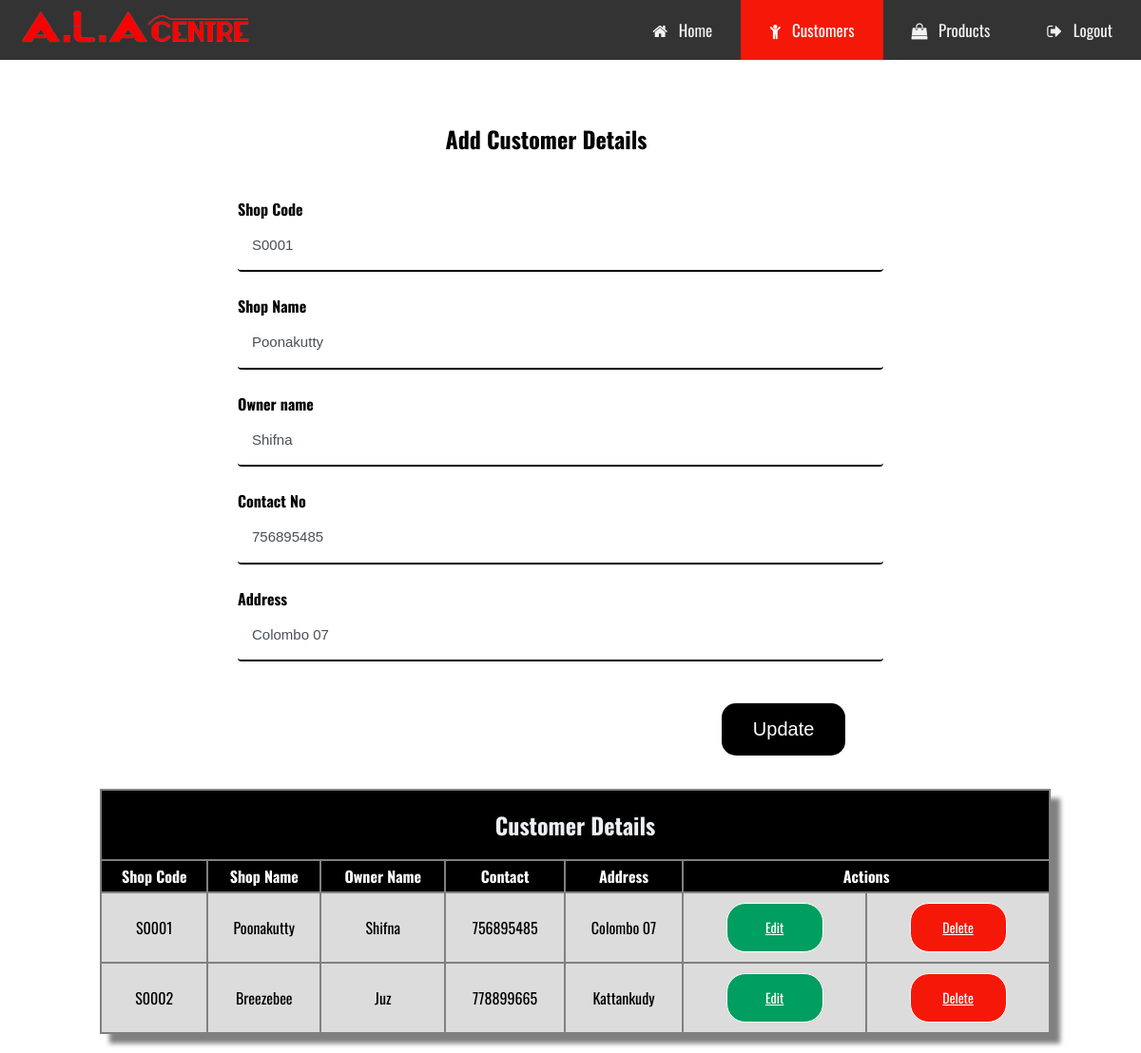
Page /customer.php?edit=S0001 on the committed database.
### tables this page shows
CREATE TABLE `customers` (
  `shop_code` varchar(5) NOT NULL,
  `shop_name` varchar(40) NOT NULL,
  `owner` varchar(40) NOT NULL,
  `contact` int(40) NOT NULL,
  `address` varchar(40) NOT NULL
);

### customer_process.php (called while the page is built, shortened)
<?php
    $db = mysqli_connect('localhost','root','','ala_center');
    $results = mysqli_query($db, "SELECT * FROM customers");
?>

### customer.php (the view, shortened to what this page needs)
<?php
include('customer_process.php');
if (isset($_GET['edit'])) {
    $shop_code = $_GET['edit'];
    $edit_state = true;
    $rec = mysqli_query($db, "SELECT * FROM customers WHERE shop_code='$shop_code'");
        $record = mysqli_fetch_array($rec);
        $shop_code = $record['shop_code'];
        $shop_name = $record['shop_name'];
        $owner = $record['owner'];
        $contact = $record['contact'];
        $address = $record['address'];
    }
?>
<!DOCTYPE html>
<html>
<head>
    <link rel="stylesheet" href="https://cdnjs.cloudflare.com/ajax/libs/font-awesome/4.7.0/css/font-awesome.min.css">
    <link rel="stylesheet" href="style/style.css">
    <link rel="stylesheet" href="style/form.css">
    <link rel="stylesheet" href="style/tablestyle.css">
</head>
<body>
    <div class="topnav" id="myTopnav">
        <img src="img/logo3.png" style="height:50px; float:left; position:relative; left:20px; top:5px;">
        <a href="logout.php"><i class="fa fa-sign-out" aria-hidden="true"></i> &#8287 Logout</a>
        <a href="product.php"><i class="fa fa-shopping-bag" aria-hidden="true"></i> &#8287 Products</a>
        <a href="customer.php" class="active"><i class="fa fa-child" aria-hidden="true"></i> &#8287 Customers</a>
        <a href="home.php"><i class="fa fa-home" aria-hidden="true"></i> &#8287 Home</a>
    </div>
    <div class="container">
    <div class="main">
        <div class="content">
        <form class="form" action="customer_process.php" method="POST" style="position:relative; top:15px; ">
            <h2 style="text-transform: capitalize; color:black;">Add Customer Details</h2><br>
            <div class="form-group">
                <label>Shop Code</label>
                <input class="form-control" type="text" name="shop_code" size="50" value="<?php echo $shop_code; ?>" required><br>
                <label>Shop Name</label>
                <input class="form-control" type="text" name="shop_name" size="50" value="<?php echo $shop_name; ?>"  required><br>
                <label>Owner name</label>
                <input class="form-control" type="text" name="owner" size="50" value="<?php echo $owner; ?>" required><br>
                <label>Contact No</label>
                <input class="form-control" type="text" name="contact" size="50" value="<?php echo $contact; ?>" required><br>
                <label>Address</label>
                <input class="form-control" type="text" name="address" size="50" value="<?php echo $address; ?>" required><br>
            </div>
            <?php if ($edit_state == false): ?>
            <button class="button" type="submit" name='save' value="Save">Save</button>
            <?php else: ?>
            <button class="button" type="submit" name='update' value="Update">Update</button>
            <?php endif ?>
        </form>
    </div>
</div>
<div class="tableview">
        <table class="table">
            <tr>
                <th colspan="7" style="background-color:black; color:white">
                    <h2>Customer Details</h2>
                </th>
            </tr>
            <tr style="background-color:black; color:white">
                <th>Shop Code</th>
                <th>Shop Name</th>
                <th>Owner Name</th>
                <th>Contact</th>
                <th>Address</th>
                <th colspan="2">Actions</th>
            </tr>
            <?php while ($row = mysqli_fetch_array($results)){ ?>
                <tr>
                <td><?php echo $row['shop_code'];?></td>
                <td><?php echo $row['shop_name'];?></td>
                <td><?php echo $row['owner'];?></td>
                <td><?php echo $row['contact'];?></td>
                <td><?php echo $row['address'];?></td>
                <td><a class="btn1" href="customer.php?edit=<?php echo $row['shop_code']; ?>"> Edit</a></td>
                <td><a class="btn" href="customer_process.php?del=<?php echo $row['shop_code']; ?> "> Delete</a></td>
            </tr>
            <?php } ?>
        </table>
    </div>
</body>
</html>

### style/style.css (style rules this page uses)
body { margin: 0; font-family: 'Oswald', Arial, Helvetica, sans-serif; }
.topnav { overflow: hidden; background-color: #333; }
.topnav a { float: right; display: block; color: #f2f2f2; text-align: center; padding: 19px 30px; text-decoration: none; font-size: 17px; }
.topnav a.active { background-color: #f51808; color: white; }

### style/form.css (style rules this page uses)
.container { max-width: 1000px; margin: 0 auto; }
.container .main { align-items: center; position: relative; display: flex; margin: 30px 0; }
.container .form { margin-left: 150px; align-self: center; width:100%; height:60%; background:#ffffff; border-radius:8px; border-radius: 20px; display: inline-block; }
.container h2 { text-align: center; color: #ecf0f3; text-transform: capitalize; }
.container label { font-weight: bold; font-size: 16px; color:#000000; }
.container input { width:100%; font-size: 15px; padding:15px; background:none; outline:none; resize:none; border:0; font-family:'Montserrat',sans-serif; border-bottom:2px solid #000000; }
.container form .button { margin: 20px 10px; float: right; width:20%; border-radius: 15px; background-color: black; border: white; color: #fff; padding: 16px 32px; text-align: center; font-size: 20px; }
.form-control { display: block; width: 100%; padding: .375rem .75rem; font-size: 1rem; line-height: 1.5; color: #495057; background-color:#fff; background-clip: padding-box; border: 1px solid #ced4da; border-radius: .25rem; transition: border-color .15s ease-in-out,box-shadow .15s ease-in-out; }

### style/tablestyle.css (style rules this page uses)
.container .table { align-content: center; border-color: #252f38; background-color:grey; width: 100%; box-shadow: 10px 10px 5px grey; line-height: 30px; color: black; border-width: 1px; margin-bottom: 20px; }
.tableview { display: inline-block; float: left; margin-left: 5px; width: 100%; }
.table .btn1 { display: inline-block; border: 1px solid white; background-color: #009E60; border-radius: 20px; margin: 5px; margin-left: 5px; padding: 10px 10px 10px 10px; color: white; font-size: 14px; cursor: pointer; width: 80px; }
.table .btn { display: inline-block; border: 1px solid white; background-color: #f51808; border-radius: 20px; margin: 5px; margin-left: 5px; padding: 10px 10px 10px 10px; color: white; font-size: 14px; cursor: pointer; width: 80px; }
td { text-align: center; background-color: #DCDCDC; margin-top: 5px; padding: 5px 5px 5px 5px; }

### rows in the picture
customers: shop_code "S0001", shop_name "Poonakutty", owner "Shifna", contact "756895485", address "Colombo 07"
customers: shop_code "S0002", shop_name "Breezebee", owner "Juz", contact "778899665", address "Kattankudy"
